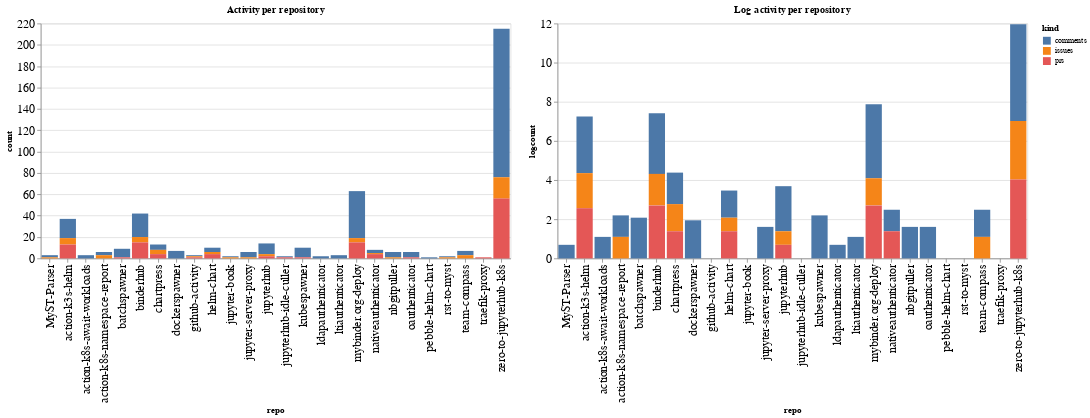

The notebook cell this image was saved under:
### Code cell
ch1 = alt.Chart(repo_summaries, width=600, title="Activity per repository").mark_bar().encode(
    x='repo',
    y='count',
    color='kind',
    tooltip="kind"
)

ch2 = alt.Chart(repo_summaries, width=600, title="Log activity per repository").mark_bar().encode(
    x='repo',
    y='logcount',
    color='kind',
    tooltip="kind"
)

ch1 | ch2

### Figure 1 — Vega-Lite specification as saved in the notebook (floating-point values rounded to 4 significant figures)
{"config": {"axisLeft": {"labelFontSize": 15}, "axisBottom": {"labelFontSize": 15}}, "hconcat": [{"mark": "bar", "encoding": {"color": {"type": "nominal", "field": "kind"}, "tooltip": {"type": "nominal", "field": "kind"}, "x": {"type": "nominal", "field": "repo"}, "y": {"type": "quantitative", "field": "count"}}, "title": "Activity per repository", "width": 600}, {"mark": "bar", "encoding": {"color": {"type": "nominal", "field": "kind"}, "tooltip": {"type": "nominal", "field": "kind"}, "x": {"type": "nominal", "field": "repo"}, "y": {"type": "quantitative", "field": "logcount"}}, "title": "Log activity per repository", "width": 600}], "data": {"name": "data-13b7d6eac9c8914fa9c0b24008c29306"}, "$schema": "https://vega.github.io/schema/vega-lite/v4.8.1.json", "datasets": {"data-13b7d6eac9c8914fa9c0b24008c29306": [{"repo": "MyST-Parser", "kind": "comments", "count": 2, "logcount": 0.6931}, {"repo": "MyST-Parser", "kind": "issues", "count": 1, "logcount": 0.0}, {"repo": "action-k3s-helm", "kind": "comments", "count": 18, "logcount": 2.89}, {"repo": "action-k3s-helm", "kind": "issues", "count": 6, "logcount": 1.792}, {"repo": "action-k3s-helm", "kind": "prs", "count": 13, "logcount": 2.565}, {"repo": "action-k8s-await-workloads", "kind": "comments", "count": 3, "logcount": 1.099}, {"repo": "action-k8s-namespace-report", "kind": "comments", "count": 3, "logcount": 1.099}, {"repo": "action-k8s-namespace-report", "kind": "issues", "count": 3, "logcount": 1.099}, {"repo": "batchspawner", "kind": "comments", "count": 8, "logcount": 2.079}, {"repo": "batchspawner", "kind": "prs", "count": 1, "logcount": 0.0}, {"repo": "binderhub", "kind": "comments", "count": 22, "logcount": 3.091}, {"repo": "binderhub", "kind": "issues", "count": 5, "logcount": 1.609}, {"repo": "binderhub", "kind": "prs", "count": 15, "logcount": 2.708}, {"repo": "chartpress", "kind": "comments", "count": 5, "logcount": 1.609}, {"repo": "chartpress", "kind": "issues", "count": 4, "logcount": 1.386}, {"repo": "chartpress", "kind": "prs", "count": 4, "logcount": 1.386}, {"repo": "dockerspawner", "kind": "comments", "count": 7, "logcount": 1.946}, {"repo": "github-activity", "kind": "comments", "count": 1, "logcount": 0.0}, {"repo": "github-activity", "kind": "issues", "count": 1, "logcount": 0.0}, {"repo": "github-activity", "kind": "prs", "count": 1, "logcount": 0.0}, {"repo": "helm-chart", "kind": "comments", "count": 4, "logcount": 1.386}, {"repo": "helm-chart", "kind": "issues", "count": 2, "logcount": 0.6931}, {"repo": "helm-chart", "kind": "prs", "count": 4, "logcount": 1.386}, {"repo": "jupyter-book", "kind": "comments", "count": 1, "logcount": 0.0}, {"repo": "jupyter-book", "kind": "issues", "count": 1, "logcount": 0.0}, {"repo": "jupyter-server-proxy", "kind": "comments", "count": 5, "logcount": 1.609}, {"repo": "jupyter-server-proxy", "kind": "issues", "count": 1, "logcount": 0.0}, {"repo": "jupyterhub", "kind": "comments", "count": 10, "logcount": 2.303}, {"repo": "jupyterhub", "kind": "issues", "count": 2, "logcount": 0.6931}, {"repo": "jupyterhub", "kind": "prs", "count": 2, "logcount": 0.6931}, {"repo": "jupyterhub-idle-culler", "kind": "comments", "count": 1, "logcount": 0.0}, {"repo": "jupyterhub-idle-culler", "kind": "prs", "count": 1, "logcount": 0.0}, {"repo": "kubespawner", "kind": "comments", "count": 9, "logcount": 2.197}, {"repo": "kubespawner", "kind": "prs", "count": 1, "logcount": 0.0}, {"repo": "ldapauthenticator", "kind": "comments", "count": 2, "logcount": 0.6931}, {"repo": "ltiauthenticator", "kind": "comments", "count": 3, "logcount": 1.099}, {"repo": "mybinder.org-deploy", "kind": "comments", "count": 44, "logcount": 3.784}, {"repo": "mybinder.org-deploy", "kind": "issues", "count": 4, "logcount": 1.386}, {"repo": "mybinder.org-deploy", "kind": "prs", "count": 15, "logcount": 2.708}, {"repo": "nativeauthenticator", "kind": "comments", "count": 3, "logcount": 1.099}, {"repo": "nativeauthenticator", "kind": "issues", "count": 1, "logcount": 0.0}, {"repo": "nativeauthenticator", "kind": "prs", "count": 4, "logcount": 1.386}, {"repo": "nbgitpuller", "kind": "comments", "count": 5, "logcount": 1.609}, {"repo": "nbgitpuller", "kind": "issues", "count": 1, "logcount": 0.0}, {"repo": "oauthenticator", "kind": "comments", "count": 5, "logcount": 1.609}, {"repo": "oauthenticator", "kind": "prs", "count": 1, "logcount": 0.0}, {"repo": "pebble-helm-chart", "kind": "comments", "count": 1, "logcount": 0.0}, {"repo": "rst-to-myst", "kind": "comments", "count": 1, "logcount": 0.0}, {"repo": "rst-to-myst", "kind": "issues", "count": 1, "logcount": 0.0}, {"repo": "team-compass", "kind": "comments", "count": 4, "logcount": 1.386}, {"repo": "team-compass", "kind": "issues", "count": 3, "logcount": 1.099}, {"repo": "traefik-proxy", "kind": "prs", "count": 1, "logcount": 0.0}, {"repo": "zero-to-jupyterhub-k8s", "kind": "comments", "count": 139, "logcount": 4.934}, {"repo": "zero-to-jupyterhub-k8s", "kind": "issues", "count": 20, "logcount": 2.996}, {"repo": "zero-to-jupyterhub-k8s", "kind": "prs", "count": 56, "logcount": 4.025}]}}
